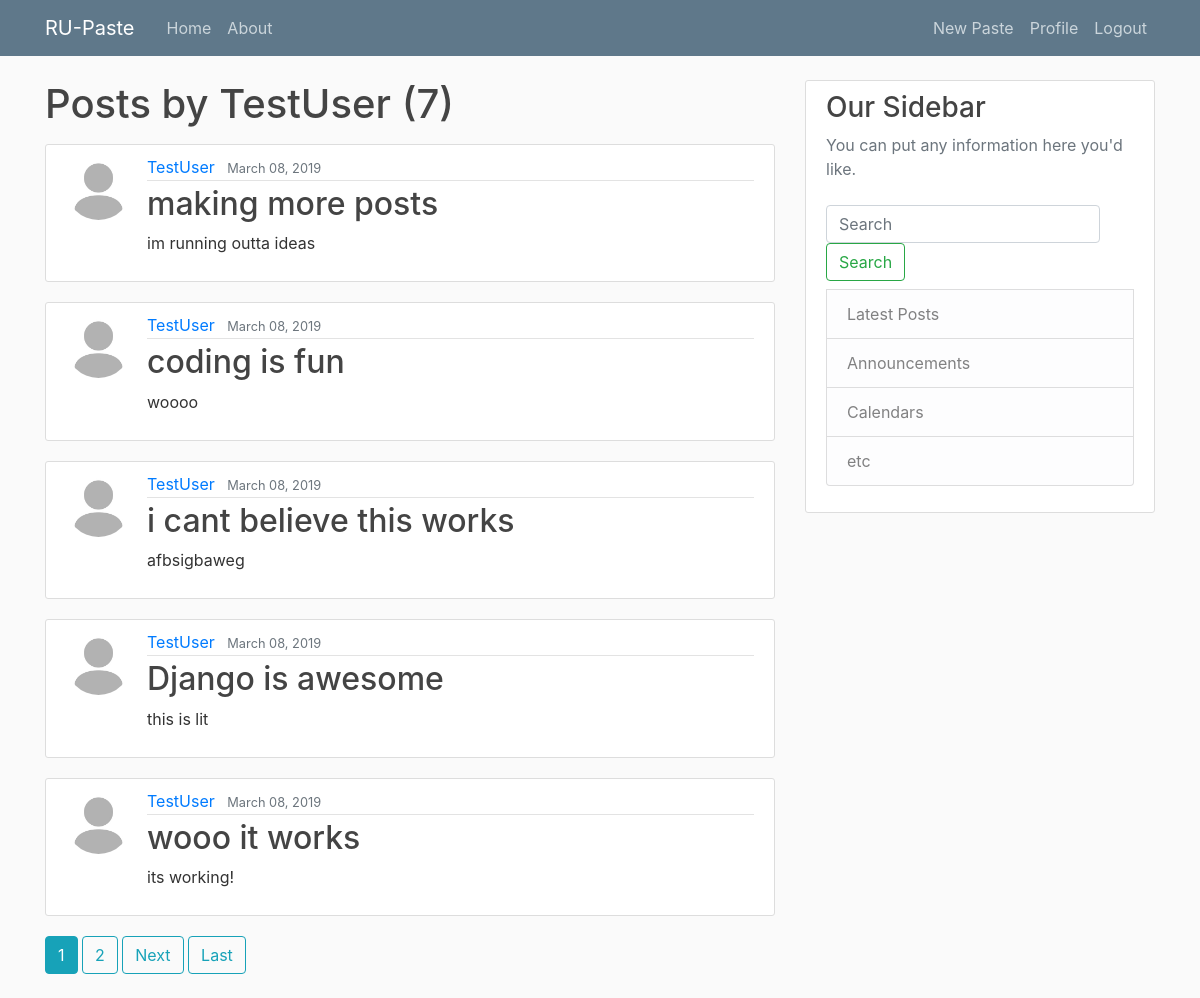
/user/TestUser (signed in), run on the app's committed database.
### blog/models.py (models this page shows, shortened)
class Post(models.Model):
    title = models.CharField(max_length=100)
    content = models.TextField()
    date_posted = models.DateTimeField(default=timezone.now)
    date_expired = models.DateTimeField(auto_now=False, auto_now_add=False, blank=True, default='2020-01-01')
    private = models.BooleanField(default=False)
    author = models.ForeignKey(User, on_delete=models.CASCADE)

### users/models.py (models this page shows, shortened)
class Profile(models.Model):
    user = models.OneToOneField(User, on_delete=models.CASCADE)
    image = models.ImageField(default='default.jpg', upload_to='profile_pics')

### blog/views.py (the view)
# urls.py: path('user/<str:username>', UserPostListView.as_view(), name='user-posts'),
class UserPostListView(ListView):
    model = Post
    template_name= 'blog/user_posts.html'
    context_object_name = 'posts'
    paginate_by = 5
    def get_queryset(self):
        user = get_object_or_404(User, username=self.kwargs.get('username'))
        return Post.objects.filter(Q(author=user)).order_by('-date_posted')

### blog/templates/blog/user_posts.html (shortened to what this page needs)
{% extends "blog/base.html" %}
{% block content %}
  <h1 class="mb-3">Posts by {{ view.kwargs.username }} ({{ page_obj.paginator.count }}) </h1>
    {% for post in posts %}
        <article class="media content-section">
          <img class="rounded-circle article-img" src="{{ post.author.profile.image.url }}">
          <div class="media-body">
            <div class="article-metadata">
              <a class="mr-2" href="{% url 'user-posts' post.author.username %}">{{ post.author }}</a>
              <small class="text-muted">{{ post.date_posted|date:"F d, Y" }}</small>
            </div>
            <h2><a class="article-title" href="{% url 'post-detail' post.id %}">{{ post.title }}</a></h2>
            <p class="article-content">{{ post.content }}</p>
          </div>
        </article>
    {% endfor %}
    {% if is_paginated %}
      {% for num in page_obj.paginator.page_range %}
        {% if page_obj.number == num %}
          <a class="btn btn-info mb-4" href="?page={{ num }}">{{ num }}</a>
        {% elif num > page_obj.number|add:'-3'  and num < page_obj.number|add:'3' %}
          <a class="btn btn-outline-info mb-4" href="?page={{ num }} ">{{ num }}</a>
        {%  endif %}
      {% endfor %}
      {% if page_obj.has_next %}
        <a class="btn btn-outline-info mb-4" href="?page={{ page_obj.next_page_number }}">Next</a>
        <a class="btn btn-outline-info mb-4" href="?page={{ page_obj.paginator.num_pages }}">Last</a>
      {% endif %}
    {% endif %}
{% endblock content%}

### blog/static/blog/main.css (style rules this page uses)
body { background: #fafafa; color: #333333; margin-top: 5rem; }
h1, h2, h3, h4, h5, h6 { color: #444444; }
.content-section { background: #ffffff; padding: 10px 20px; border: 1px solid #dddddd; border-radius: 3px; margin-bottom: 20px; }
.article-title { color: #444444; }
.article-content { white-space: pre-line; }
.article-img { height: 65px; width: 65px; margin-right: 16px; }
.article-metadata { padding-bottom: 1px; margin-bottom: 4px; border-bottom: 1px solid #e3e3e3 }

### data on the page
Post: author.profile.image (placeholder picture), author "TestUser", date_posted "March 08, 2019", title "making more posts", content "im running outta ideas"
Post: author.profile.image (placeholder picture), author "TestUser", date_posted "March 08, 2019", title "coding is fun", content "woooo"
Post: author.profile.image (placeholder picture), author "TestUser", date_posted "March 08, 2019", title "i cant believe this works", content "afbsigbaweg"
Post: author.profile.image (placeholder picture), author "TestUser", date_posted "March 08, 2019", title "Django is awesome", content "this is lit"
Post: author.profile.image (placeholder picture), author "TestUser", date_posted "March 08, 2019", title "wooo it works", content "its working!"

### other printed values
{{ view.kwargs.username }} "TestUser"
{{ page_obj.paginator.count }} "7"
{{ num }} "1"
{{ num }} "2"
